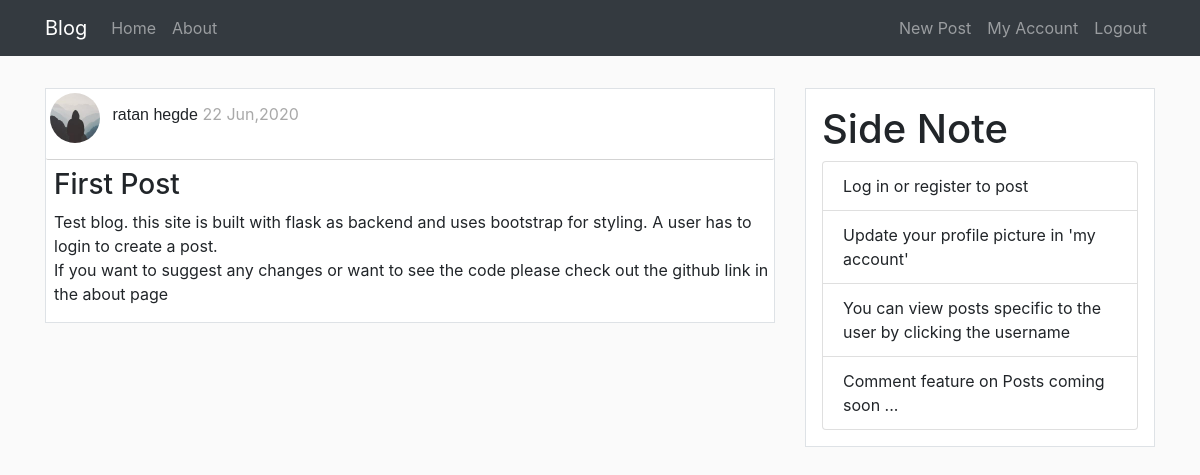
The app's page /post/1 (signed in) with its own data.
### flaskBlog/models.py (models this page shows, shortened)
class User(db.Model, UserMixin):
    id = db.Column(db.Integer , primary_key = True)
    username = db.Column(db.String(20), unique=True , nullable=False)
    email = db.Column(db.String(120), unique=True , nullable=False)
    image_file = db.Column(db.String(20), nullable=False, default='default.jpg')
    password = db.Column(db.String(60), nullable=False)
    posts = db.relationship('Post', backref='author', lazy=True)

class Post(db.Model):
    id = db.Column(db.Integer , primary_key = True)
    title = db.Column(db.String(100), nullable=False)
    date_posted = db.Column(db.DateTime, nullable=False, default=datetime.utcnow)
    content = db.Column(db.Text, nullable=False)
    user_id = db.Column(db.Integer, db.ForeignKey('user.id'), nullable=False)

### flaskBlog/posts/routes.py (the view)
@posts.route("/post/<int:post_id>")
def post(post_id):
    post = Post.query.get_or_404(post_id)
    return render_template('post.html',title=post.title,post=post)

### flaskBlog/models.py (called while the page is built)
@login_manager.user_loader
def load_user(user_id):
    return User.query.get(int(user_id))

### flaskBlog/templates/post.html (shortened to what this page needs)
{% extends 'layout.html' %}
{% block content %}
<div class="article border">
    <div class="post-metadata">
        <img class="rounded-circle mt-1 ml-1"
            src="{{ url_for('static',filename='profile_pics/'+post.author.image_file) }}" alt="" id="post_img">
        <span class="Postauthor ml-2"><a href="{{ url_for('users.user_posts',username=post.author.username) }}">{{ post.author.username }}</a></span>
        <span class="Postdate mr-1"> {{ post.date_posted.strftime('%d %b,%Y') }}</span>
    </div>
    <h3 class="mt-2 ml-2 mr-2">{{ post.title }}</h3>
    <p class="ml-2" id="article-content" style="white-space: pre-line;">{{ post.content }}</p>
</div>
{% endblock %}

### flaskBlog/static/main.css (style rules this page uses)
body { background: #fafafa; }
a { color: inherit; }
.article { margin-top: 2rem; background-color: #ffffff; }
.Postauthor { font-family: sans-serif; font-weight: 300; }
.Postdate { color: darkgray; }
.post-metadata { padding-bottom: 1rem; border-bottom: 1px solid lightgray; border-radius: 2px; border-width: 80%; }
#post_img { height: 50px; width: 50px; }
p#article-content { white-space: pre-line; }

### records on screen
User: image_file (picture), author.username "ratan hegde"
Post: date_posted "22 Jun,2020", title "First Post", content "Test blog. this site is built with flask as backend and uses bootstrap for styling. A user has to login to create a post. If you want to suggest any changes or want to see the code please check out the github link in the about page"
